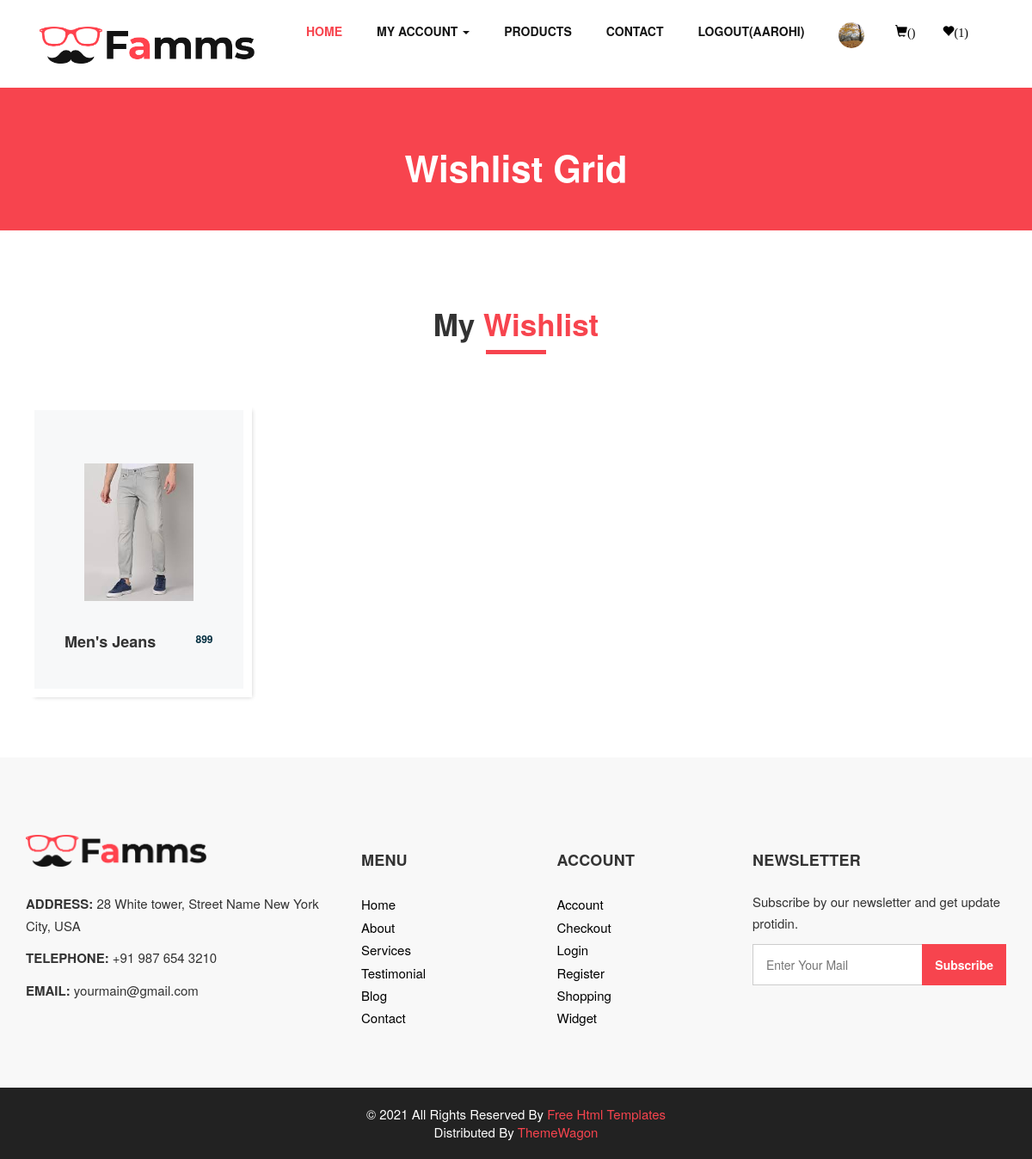
Screenshot of /wishlist/ (signed in) with the database file from the repository.
### myapp/models.py (models this page shows, shortened)
class User(models.Model):
	fname=models.CharField(max_length=100)
	lname=models.CharField(max_length=100)
	email=models.EmailField()
	mobile=models.PositiveIntegerField()
	address=models.TextField()
	password=models.CharField(max_length=100)
	usertype=models.CharField(max_length=100,default="Buyer")
	profile_picture=models.ImageField(upload_to="profile_picture/",default="")

class Wishlist(models.Model):
	user=models.ForeignKey(User,on_delete=models.CASCADE)
	product=models.ForeignKey(Product,on_delete=models.CASCADE)
	date=models.DateTimeField(default=timezone.now)

class Product(models.Model):
	category=(
		("Men","Men"),
		("Women","Women"),
		("Kids","Kids"),
	)
	sub_category=(
		("Jeans","Jeans"),
		("T-Shirt","T-Shirt"),
		("Shirts","Shirts"),
	)
	seller=models.ForeignKey(User,on_delete=models.CASCADE)
	product_category=models.CharField(max_length=100,choices=category)
	product_sub_category=models.CharField(max_length=100,choices=sub_category)
	product_name=models.CharField(max_length=100)
	product_price=models.PositiveIntegerField()
	product_image=models.ImageField(upload_to="product_image/")
	product_desc=models.TextField()

### myapp/views.py (the view)
# urls.py: path('wishlist/',views.wishlist,name='wishlist'),
def wishlist(request):
	user=User.objects.get(email=request.session['email'])
	wishlists=Wishlist.objects.filter(user=user)
	request.session['wishlist_count']=len(wishlists)
	return render(request,'wishlist.html',{'wishlists':wishlists})

### myapp/templates/wishlist.html (shortened to what this page needs)
{% extends 'header.html' %}
{% load static %}
{% block content %}
<!DOCTYPE html>
<html>
   <head>
   </head>
   <body class="sub_page">
      <section class="inner_page_head">
         <div class="container_fuild">
            <div class="row">
               <div class="col-md-12">
                  <div class="full">
                     <h3>Wishlist Grid</h3>
                  </div>
               </div>
            </div>
         </div>
      </section>
      <section class="product_section layout_padding">
         <div class="container">
            <div class="heading_container heading_center">
               <h2>
                  {% if wishlists %}
                     My <span>Wishlist</span>
                  {% else %}
                     No Products In <span>Wishlist</span>
                  {% endif %}
               </h2>
            </div>
            <div class="row">
               {% for i in wishlists %}
               <div class="col-sm-6 col-md-4 col-lg-3">
                  <div class="box">
                     <div class="img-box">
                        <img src="{{i.product.product_image.url}}" alt="">
                     </div>
                     <div class="detail-box">
                        <h5>
                           {{i.product.product_category}}'s {{i.product.product_sub_category}}
                        </h5>
                        <h6>
                           {{i.product.product_price}}
                        </h6>
                     </div>
                  </div>
               </div>
               {% endfor %}
            </div>
         </div>
      </section>
   </body>
</html>
{% endblock %}

### myapp/templates/header.html (shortened to what this page needs)
{% load static %}
<!DOCTYPE html>
<html>
   <head>
      <link rel="stylesheet" type="text/css" href="{% static 'css/bootstrap.css' %}" />
      <link href="{% static 'css/font-awesome.min.css' %}" rel="stylesheet" />
      <link href="{% static 'css/style.css' %}" rel="stylesheet" />
      <link href="{% static 'css/responsive.css' %}" rel="stylesheet" />
      <link rel="stylesheet" href="https://maxcdn.bootstrapcdn.com/bootstrap/3.3.7/css/bootstrap.min.css">
   </head>
   <body>
         <header class="header_section">
            <div class="container">
               <nav class="navbar navbar-expand-lg custom_nav-container ">
                  <a class="navbar-brand" href="/"><img width="250" src="{% static 'images/logo.png' %}" alt="#" /></a>
                  <div class="collapse navbar-collapse" id="navbarSupportedContent">
                     <ul class="navbar-nav">
                        <li class="nav-item active">
                           <a class="nav-link" href="/">Home <span class="sr-only">(current)</span></a>
                        </li>
                        {% if request.session.email %}
                       <li class="nav-item dropdown">
                           <a class="nav-link dropdown" href="#" data-toggle="dropdown" role="button" aria-haspopup="true" aria-expanded="true"> <span class="nav-label">My Account <span class="caret"></span></a>
                        </li>
                        {% endif %}
                        <li class="nav-item">
                           <a class="nav-link" href="{% url 'product' %}">Products</a>
                        </li>
                        <li class="nav-item">
                           <a class="nav-link" href="{% url 'contact' %}">Contact</a>
                        </li>
                        {% if request.session.email %}
                           <li class="nav-item">
                              <a class="nav-link" href="{% url 'logout' %}">Logout({{request.session.fname}})</a>
                           </li>
                           <li class="nav-item">
                              <a class="nav-link" href="{% url 'profile' %}"><img src="{{request.session.profile_picture}}" style="width:30px;height: 30px;border-radius:50% ;"></a>
                           </li>
                        {% endif %}
                        {% if request.session.email %}
                        <li class="nav-item" style="margin-top: 5px;">
                           <a href="{% url 'cart' %}"><i class=" glyphicon glyphicon-shopping-cart">({{request.session.cart_count}})</i></a>
                        </li>
                        <li class="nav-item" style="margin-top: 5px;">
                           <a href="{% url 'wishlist' %}"><i class="glyphicon glyphicon-heart">({{request.session.wishlist_count}})</i></a>
                        </li>
                        {% endif %}
                     </ul>
                  </div>
               </nav>
            </div>
         </header>
      {% block content %}
      {% endblock %}
      <footer>
         <div class="container">
            <div class="row">
               <div class="col-md-4">
                   <div class="full">
                      <div class="logo_footer">
                        <a href="#"><img width="210" src="{% static 'images/logo.png' %}" alt="#" /></a>
                      </div>
                      <div class="information_f">
                        <p><strong>ADDRESS:</strong> 28 White tower, Street Name New York City, USA</p>
                        <p><strong>TELEPHONE:</strong> +91 987 654 3210</p>
                        <p><strong>EMAIL:</strong> yourmain@gmail.com</p>
                      </div>
                   </div>
               </div>
               <div class="col-md-8">
                  <div class="row">
                  <div class="col-md-7">
                     <div class="row">
                        <div class="col-md-6">
                     <div class="widget_menu">
                        <h3>Menu</h3>
                        <ul>
                           <li><a href="#">Home</a></li>
                           <li><a href="#">About</a></li>
                           <li><a href="#">Services</a></li>
                           <li><a href="#">Testimonial</a></li>
                           <li><a href="#">Blog</a></li>
                           <li><a href="#">Contact</a></li>
                        </ul>
                     </div>
                  </div>
                  <div class="col-md-6">
                     <div class="widget_menu">
                        <h3>Account</h3>
                        <ul>
                           <li><a href="#">Account</a></li>
                           <li><a href="#">Checkout</a></li>
                           <li><a href="#">Login</a></li>
                           <li><a href="#">Register</a></li>
                           <li><a href="#">Shopping</a></li>
                           <li><a href="#">Widget</a></li>
                        </ul>
                     </div>
                  </div>
                     </div>
                  </div>
                  <div class="col-md-5">
                     <div class="widget_menu">
                        <h3>Newsletter</h3>
                        <div class="information_f">
                          <p>Subscribe by our newsletter and get update protidin.</p>
                        </div>
                        <div class="form_sub">
                           <form>
                              <fieldset>
                                 <div class="field">
                                    <input type="email" placeholder="Enter Your Mail" name="email" />
                                    <input type="submit" value="Subscribe" />
                                 </div>
                              </fieldset>
                           </form>
                        </div>
                     </div>
                  </div>
                  </div>
               </div>
            </div>
         </div>
      </footer>
      <div class="cpy_">
         <p class="mx-auto">© 2021 All Rights Reserved By <a href="https://html.design/">Free Html Templates</a><br>
            Distributed By <a href="https://themewagon.com/" target="_blank">ThemeWagon</a>
         </p>
      </div>
   </body>
</html>

### myapp/Static/css/responsive.css (style rules this page uses)
@media (min-width: 1200px) { .container { max-width: 1170px; } }

### myapp/templates/header.html (style rules this page uses)
.nav-item a { color: black; }

### rows the page displays
User: session.fname "AAROHI"
Wishlist: product.product_image (picture), product.product_category "Men", product.product_sub_category "Jeans", product.product_price "899"

### other values shown
{{ request.session.wishlist_count }} "1"
